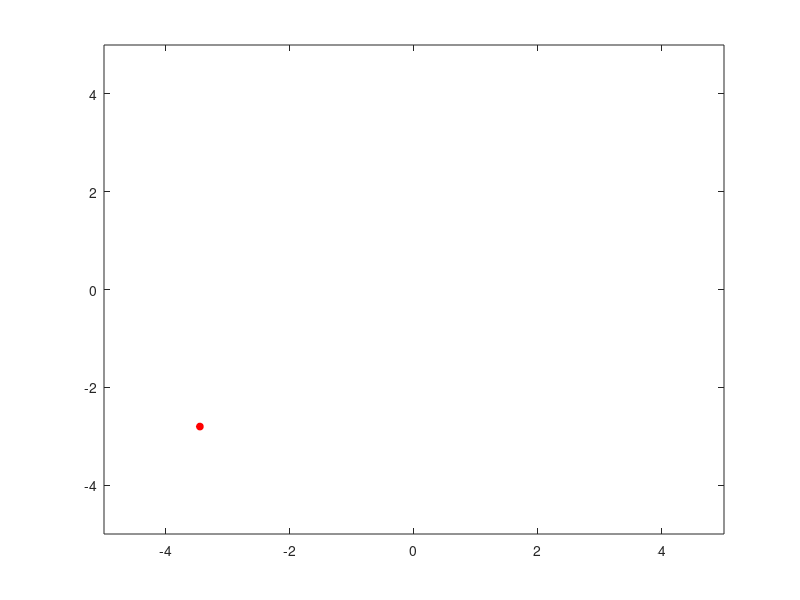

Source code (MATLAB):
n = 50;
XY = 10 * rand(2,n) - 5;
for i=1:n
    plot(XY(1,i),XY(2,i),'or','MarkerSize',5,'MarkerFaceColor','r')
    axis([-5 5 -5 5])
    pause(.1)
end